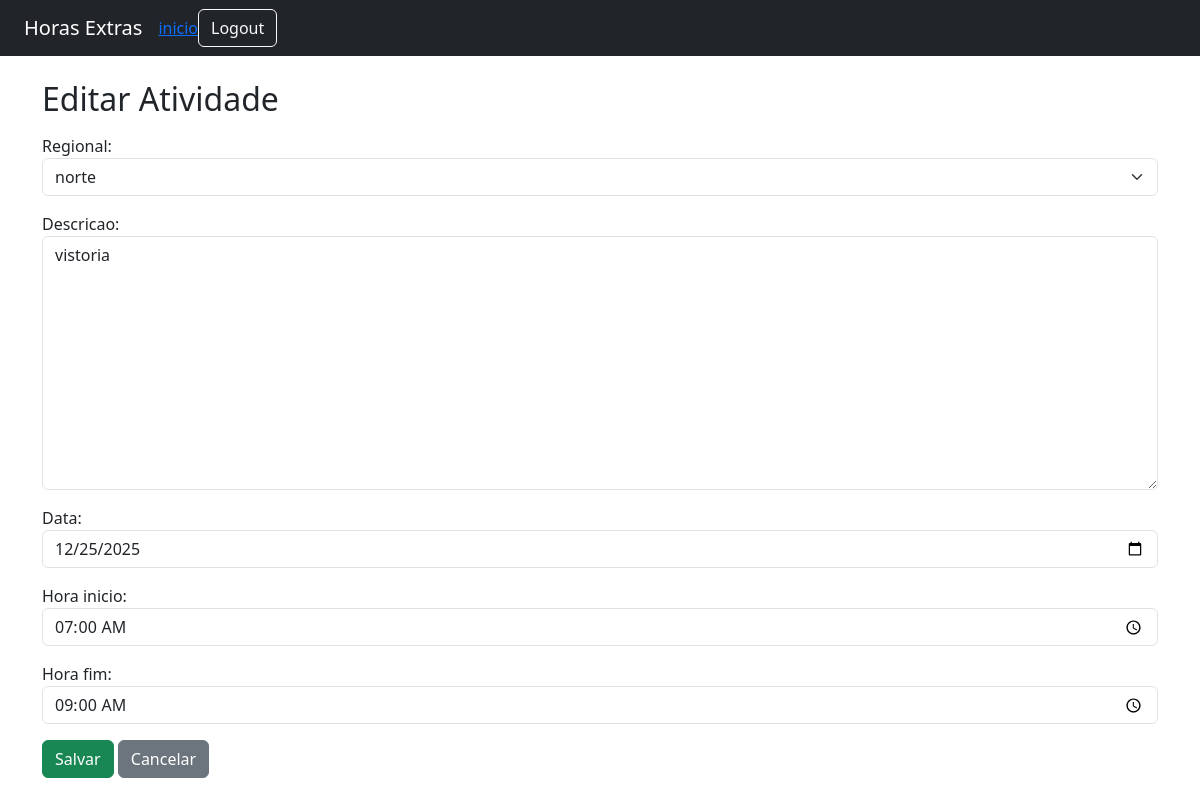
Screenshot of /atividades/editar/1/ (signed in) with the database file from the repository.
### core/models.py (models this page shows, shortened)
class AtividadeHoraExtra(models.Model):
    gestor = models.ForeignKey(User, on_delete=models.CASCADE, related_name='atividades_criadas')
    regional = models.ForeignKey(Regional, on_delete=models.CASCADE)
    descricao = models.TextField()
    data = models.DateField()
    hora_inicio = models.TimeField()
    hora_fim = models.TimeField()
    ocupada = models.BooleanField(default=False)
    funcionario = models.ForeignKey(User, on_delete=models.SET_NULL, null=True, blank=True, related_name='atividades_assumidas')

### core/views.py (the view)
    def wrapper(request, *args, **kwargs):
        if not hasattr(request.user, 'perfil') or request.user.perfil.tipo != 'gestor':
            return render(request, 'errodepermissao.html', status=403)
        return view_func(request, *args, **kwargs)

### core/forms.py
class AtividadeHoraExtraForm(forms.ModelForm):
    class Meta:
        model = AtividadeHoraExtra
        fields = ['regional', 'descricao', 'data', 'hora_inicio', 'hora_fim']
        widgets = {
            'descricao': forms.Textarea(attrs={'class': 'form-control'}),
            'data': forms.DateInput(attrs={'class': 'form-control', 'type': 'date'}),
            'hora_inicio': forms.TimeInput(attrs={'class': 'form-control', 'type': 'time'}),
            'hora_fim': forms.TimeInput(attrs={'class': 'form-control', 'type': 'time'}),
            'regional': forms.Select(attrs={'class': 'form-select'}),
        }

### core/models.py (called while the page is built)
    def __str__(self):
        return self.nome

### core/views.py (called while the page is built)
def gestor_required(view_func):
    def wrapper(request, *args, **kwargs):
        if not hasattr(request.user, 'perfil') or request.user.perfil.tipo != 'gestor':
            return render(request, 'errodepermissao.html', status=403)
        return view_func(request, *args, **kwargs)
    return wrapper

@login_required
@gestor_required
def editar_atividade(request, pk):
    atividade = get_object_or_404(AtividadeHoraExtra, pk=pk, gestor=request.user)
    if request.method == 'POST':
        form = AtividadeHoraExtraForm(request.POST, instance=atividade)
        if form.is_valid():
            form.save()
            return redirect('listar_atividades')
    else:
        form = AtividadeHoraExtraForm(instance=atividade)
    return render(request, 'core/atividades/form.html', {'form': form})

### core/Templates/core/atividades/form.html (shortened to what this page needs)
{% extends 'base.html' %}
{% block content %}
<h2>{{ form.instance.pk|yesno:"Editar Atividade,Nova Atividade" }}</h2>
<form method="post" class="mt-3">
  {{ form.as_p }}
  <button type="submit" class="btn btn-success">Salvar</button>
  <a href="{% url 'listar_atividades' %}" class="btn btn-secondary">Cancelar</a>
</form>
{% endblock %}

### rows the page displays
AtividadeHoraExtra: instance.pk "Editar Atividade", regional "norte", descricao "vistoria", data "12/25/2025", hora_inicio "07:00:00", hora_fim "09:00:00"
